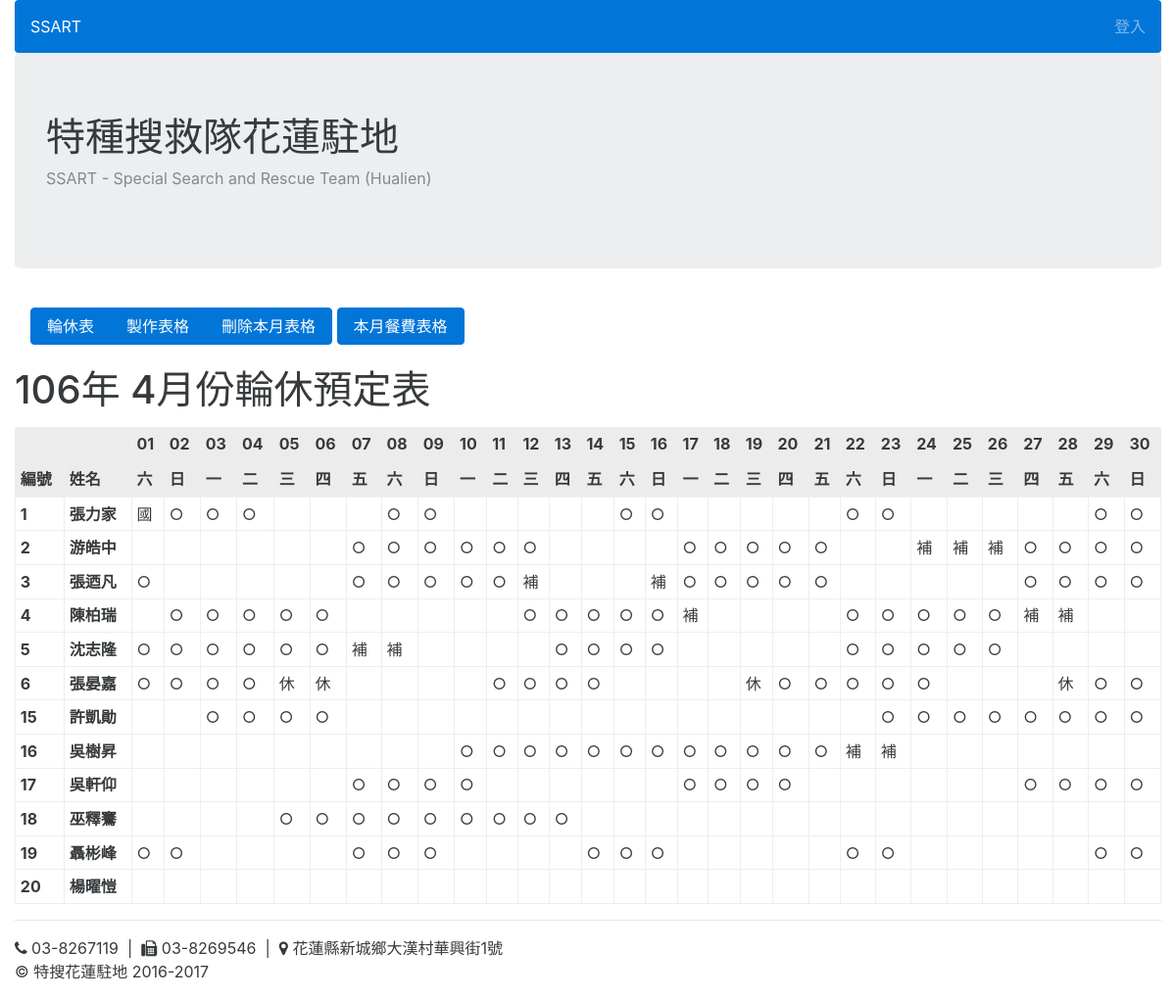
Page /holiday/holiday_detail_from_docx/132/ on the committed database.
### holiday/models.py (models this page shows, shortened)
class HolidayMonthFromDocx(models.Model):
	year = models.PositiveIntegerField()
	month = models.CharField(max_length=20, choices=MONTH_CHOICES)
	holiday_file = models.FileField(upload_to=upload_location)
	class Meta:
		ordering = ['-pk']
	def create_tablemoney_month(self):
		return '?month={}&year={}&create=True'.format(self.month, self.year)
	def remove(self):
		return '?delete=True'

### userprofile/models.py (models this page shows, shortened)
class UserProfile(models.Model):
	name = models.CharField(max_length=20)
	rank = models.CharField(max_length=20, choices=RANK_CHOICES)
	number = models.IntegerField()
	mobile_phone = models.CharField(max_length=20, null=True, blank=True)
	home_phone = models.CharField(max_length=20, null=True, blank=True)
	emergency_call = models.CharField(max_length=20, null=True, blank=True)
	eat = models.BooleanField(default=True)
	objects = models.Manager()
	members = MemberManager()
	substitutes = SubstituteManager()
	eats = EatManager()
	class Meta:
		ordering = ['number']

### holiday/views.py (the view, shortened to what this page needs)
# urls.py: url(r'^holiday_detail_from_docx/(?P<pk>\d+)/$',views.holiday_detail_from_docx , name='holiday_detail_from_docx'),
def holiday_detail_from_docx(request, pk):
	holiday_months = get_object_or_404(HolidayMonthFromDocx, pk=pk)
	holidays = HolidayFromDocx.objects.filter(month=holiday_months)
	weekday_list = []
	date = datetime.datetime(int(holiday_months.year)+1911, int(holiday_months.month), 1)
	weekday_list.append(date.strftime('%w'))
	numdays = int(calendar.monthrange(int(holiday_months.year)+1911, int(holiday_months.month))[1])-1
	for i in range(numdays):
		date += datetime.timedelta(days=1)
		weekday_list.append(date.strftime('%w'))
	day_dict = {"1":"一","2":"二","3":"三","4":"四","5":"五","6":"六","0":"日"}
	weekday_list2 = []
	for wd in weekday_list:
		weekday_list2.append(day_dict[wd])
	date_list = []
	date = datetime.datetime(int(holiday_months.year)+1911, int(holiday_months.month), 1)
	date_list.append(date.strftime('%d'))
	numdays = int(calendar.monthrange(int(holiday_months.year)+1911, int(holiday_months.month))[1])-1
	for i in range(numdays):
		date += datetime.timedelta(days=1)
		date_list.append(date.strftime('%d'))
	date_weekday_list = zip(date_list, weekday_list)
	holiday_list = []
	for date in holidays:
		holiday_list.append(json.loads(date.date))
	people_list = []
	for people in holidays:
		 people_list.append(people.name)
	holiday_dictionary = zip(people_list, holiday_list)
	print(holiday_dictionary)
	if request.method == 'GET':
		delete_month = request.GET.get('delete')
		create_month = request.GET.get('create')
		month = request.GET.get('month')
		year = request.GET.get('year')
		if delete_month:
			holiday_months.delete()
			return HttpResponseRedirect(reverse("holiday_list_from_docx"))
	context = {
		'holiday_months':holiday_months,
		'holidays':holidays,
		'date_list':date_list,
		'weekday_list':weekday_list,
		'weekday_list2':weekday_list2,
		'date_weekday_list':date_weekday_list,
		'holiday_dictionary': holiday_dictionary,
	}
	return render(request,'holiday_detail_from_docx.html' , context)

### holiday/templates/holiday_detail_from_docx.html (shortened to what this page needs)
{% extends 'base.html' %}
{% block content %}
<nav class="navbar">
	<div class="btn-group">
		<a href={% url 'holiday_list_from_docx' %} class="btn btn-primary">輪休表</a>
		<a href={% url 'holiday_month_from_docx' %} class="btn btn-primary">製作表格</a>
		 <button type="button" class="btn btn-primary" data-toggle="modal" data-target=".bd-example-modal-sm">刪除本月表格</button>
	</div>
  <a href="{{ holiday_months.create_tablemoney_month }}" class="btn btn-primary">本月餐費表格</a>
</nav>
<p>
<h1>{{ holiday_months.year }}年 {{ holiday_months.month }}月份輪休預定表</h1>
<p>
<table class="table table-sm table-bordered table-hover">
  <thead class="table-active">
    <tr>
      <th></th>
      <th></th>
      {% for date in date_list %}<th>{{ date }}</th>{% endfor %}
    </tr>
    <tr>
      <th>編號</th>
      <th>姓名</th>
      {% for weekday in weekday_list2 %}
      <th>
      {{ weekday }}
      </th>
      {% endfor %}
    </tr>
  </thead>
  <tbody>
		{% for holiday in holiday_dictionary %}
    <tr>
      <th>{{ holiday.0.number }}</th>
      <th>{{ holiday.0.name }}</th>
			{% for dates in holiday.1 %}
      <td>{{ dates }}</td>
      {% endfor %}
    </tr>
    {% endfor %}
  </tbody>
</table>
{% endblock %}

### rows in the picture
HolidayMonthFromDocx: year "106", month "4"
UserProfile: number "1", name "張力家", 1 "國" "○" "○" "○" "○" "○" "○" "○" "○" "○" "○" "○"
UserProfile: number "2", name "游皓中", 1 "○" "○" "○" "○" "○" "○" "○" "○" "○" "○" "○" "補" "補" "補" "○" "○" "○" "○"
UserProfile: number "3", name "張迺凡", 1 "○" "○" "○" "○" "○" "○" "補" "補" "○" "○" "○" "○" "○" "○" "○" "○" "○"
UserProfile: number "4", name "陳柏瑞", 1 "○" "○" "○" "○" "○" "○" "○" "○" "○" "○" "補" "○" "○" "○" "○" "○" "補" "補"
UserProfile: number "5", name "沈志隆", 1 "○" "○" "○" "○" "○" "○" "補" "補" "○" "○" "○" "○" "○" "○" "○" "○" "○"
UserProfile: number "6", name "張晏嘉", 1 "○" "○" "○" "○" "休" "休" "○" "○" "○" "○" "休" "○" "○" "○" "○" "○" "休" "○" "○"
UserProfile: number "15", name "許凱勛", 1 "○" "○" "○" "○" "○" "○" "○" "○" "○" "○" "○" "○"
UserProfile: number "16", name "吳樹昇", 1 "○" "○" "○" "○" "○" "○" "○" "○" "○" "○" "○" "○" "補" "補"
UserProfile: number "17", name "吳軒仰", 1 "○" "○" "○" "○" "○" "○" "○" "○" "○" "○" "○" "○"
UserProfile: number "18", name "巫釋鶱", 1 "○" "○" "○" "○" "○" "○" "○" "○" "○"
UserProfile: number "19", name "聶彬峰", 1 "○" "○" "○" "○" "○" "○" "○" "○" "○" "○" "○" "○"
UserProfile: number "20", name "楊曜愷"

### other values in the picture
{{ date }} "01" "02" "03" "04" "05" "06" "07" "08" "09" "10" "11" "12" "13" "14" "15" "16" "17" "18" "19" "20" "21" "22" "23" "24" "25" "26" "27" "28" "29" "30"
{{ weekday }} "六" "日" "一" "二" "三" "四" "五" "六" "日" "一" "二" "三" "四" "五" "六" "日" "一" "二" "三" "四" "五" "六" "日" "一" "二" "三" "四" "五" "六" "日"
